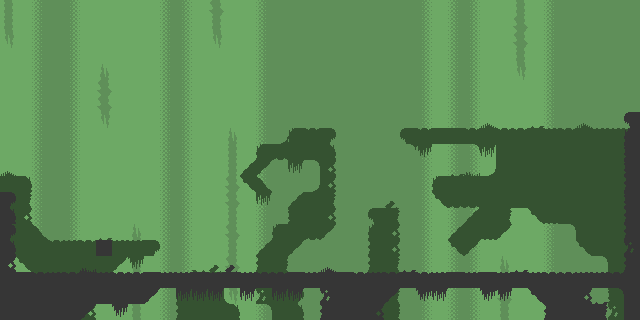

Rendered tile map (Tiled .tmx) drawn with the repository's tilesets; below, a short description and the map source with its tile grids summarised:
An orthogonal 40x20 tile map with 16x16 px tiles, 4 tile layers (3, 2, 1, 0) and 1 object (end).

<map version="1.2" tiledversion="1.3.2" orientation="orthogonal" renderorder="right-down" compressionlevel="0" width="40" height="20" tilewidth="16" tileheight="16" infinite="0" nextlayerid="6" nextobjectid="3">
 <tileset firstgid="1" source="testtileset2.tsx" />
 <layer id="3" name="3" width="40" height="20" locked="1">
  <data>[800 cells, 800 non-empty, 8 distinct tile ids]</data>
 </layer>
 <layer id="2" name="2" width="40" height="20" locked="1">
  <data>[800 cells, 217 non-empty, 28 distinct tile ids]</data>
 </layer>
 <layer id="1" name="1" width="40" height="20">
  <data>[800 cells, 104 non-empty, 18 distinct tile ids]</data>
 </layer>
 <layer id="4" name="0" width="40" height="20" locked="1">
  <data>[800 cells, 5 non-empty, 4 distinct tile ids]</data>
 </layer>
 <objectgroup id="5" name="obj">
  <object id="2" name="end" x="600" y="240" width="16" height="32" />
 </objectgroup>
</map>
